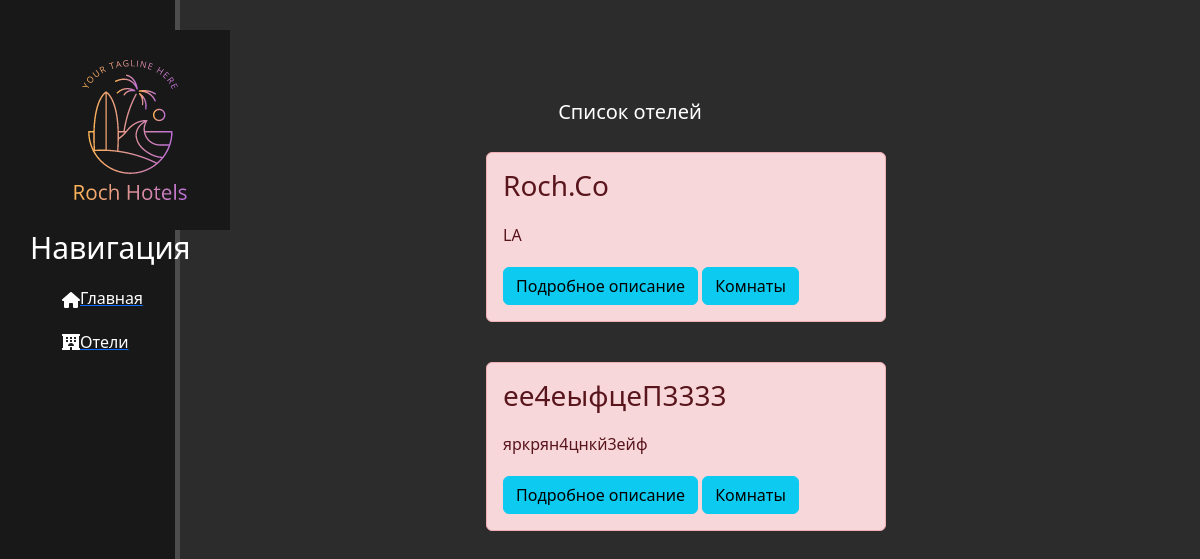
The app's page /hotels/, older data.
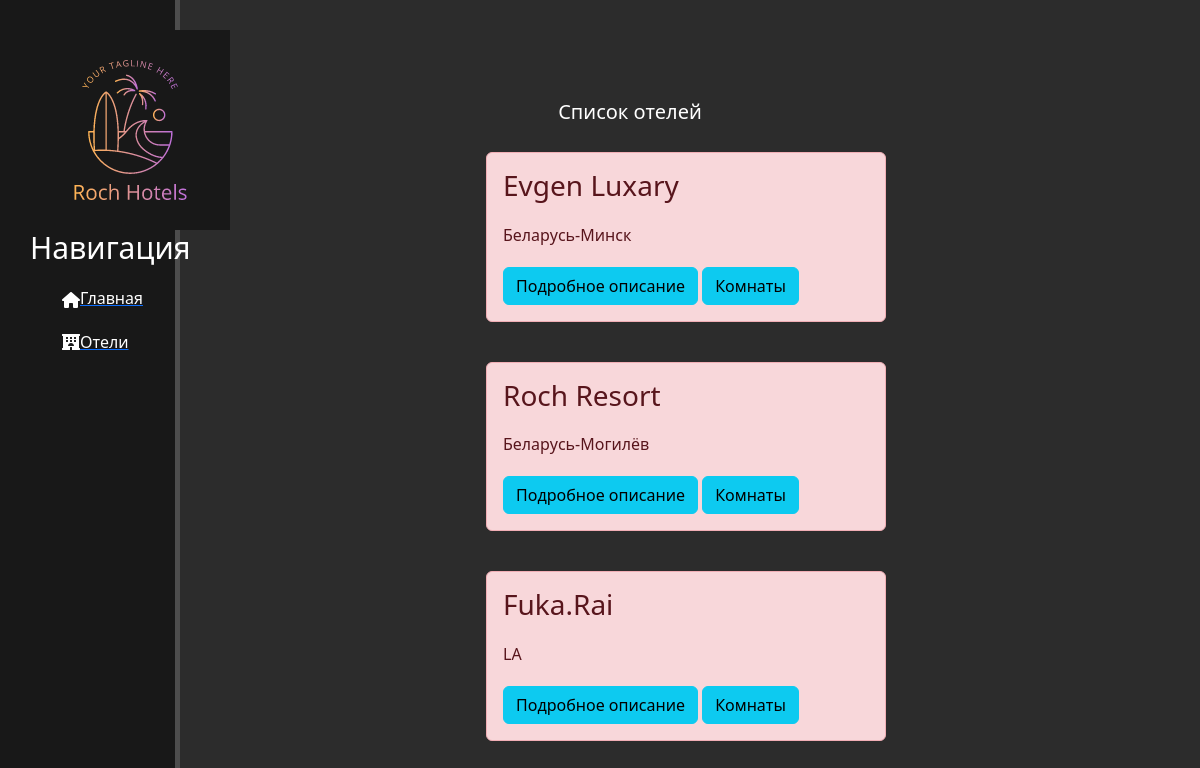
The same page, newer data.
### main/models.py (models this page shows, shortened)
class Hotel(models.Model):
    name = models.CharField(max_length=50)
    location = models.CharField(max_length=250)
    description = models.TextField()
    photos = models.ImageField(upload_to='hotel_images/', blank=False, null=False)
    rating = models.PositiveSmallIntegerField(default=0, choices=[(i,i) for i in range(1, 6)])
    created_at = models.DateTimeField(auto_now_add=True)
    updated_at = models.DateTimeField(auto_now=True)
    deleted_at = models.DateTimeField(null=True, blank=True)
    deleted = models.BooleanField(default=False)

### main/views.py (the view)
# urls.py: path('hotels/', views.hotels, name='hotels'),
def hotels(request):
    hotels = Hotel.objects.all()
    return render(request, 'main/hotels.html', {'hotels':hotels})

### main/templates/main/hotels.html (shortened to what this page needs)
{% extends 'main/layout.html' %}
{% block content %}
    <div class="features">
        <h1>Список отелей</h1>
        {% if hotels %}
            {% for el in hotels %}
                <div class="alert alert-danger">
                    <h3>{{ el.name }}</h3>
                    <p>{{ el.location }}</p>
                    <a href="{% url 'hotel-detail' el.id %}" class="btn btn-info">Подробное описание</a>
                    <a href="{% url 'room-list' pk=el.id %}" class="btn btn-info">Комнаты</a>
                </div>
            {% endfor %}
        {% else %}
            <p>К сожелению отелей нет</p>
        {% endif %}
    </div>
{% endblock %}

### main/templates/main/layout.html (shortened to what this page needs)
{% load static %}
<!doctype html>
<html lang="ru">
<head>
    <link rel="stylesheet" href="https://cdn.jsdelivr.net/npm/bootstrap@5.3.2/dist/css/bootstrap.min.css">
    <link rel="stylesheet" href="{% static 'main/css/main.css' %}">
    <link rel="stylesheet" href="https://use.fontawesome.com/releases/v5.8.2/css/all.css">
</head>
<body>
    <aside>
        <img src="{% static 'main/img/LogoHotelBlack.png' %}" alt="Логотип">
        <h3>Навигация</h3>
        <ul>
            <a href="{% url 'home' %}"><li>Главная</li></a>
            <a href="{% url 'hotels' %}"><li><i class="fas fa-hotel" style="color: #ffffff;"></i>Отели</li></a>
        </ul>
    </aside>
    <main>
        {% block content %}
        {% endblock %}
    </main>
</body>
</html>

### main/static/main/css/main.css (style rules this page uses)
body { background: #2c2c2c; }
aside { float: left; background: #181818; width: 15%; padding: 2.5%; height: 100vh; color: #fff; border-right: 5px solid #4d4d4d; }
aside img { width: 200px; float: left; }
aside h3 { margin-top: 50px; font-size: 30px; }
aside ul { list-style: none }
aside ul li { color: white; display: block; margin-top: 20px; transition: all .6s ease; }
main .features { float: left; color: white; margin-top: 100px; text-align: center; width: 75%; }
main .features h1 { font-size: 20px }
main .features p { max-width: 400px; margin: 20px auto }
.alert-danger { float: left; clear: both; width: 400px; margin: 20px 34%; text-align: left; }

Row changes from the older to the newer data that the page shows:
removed Hotel: name "Roch.Co", location "LA"
removed Hotel: name "ее4еыфцеП3333", location "яркрян4цнкй3ейф"
added Hotel: name "Evgen Luxary", location "Беларусь-Минск"
added Hotel: name "Roch Resort", location "Беларусь-Могилёв"
added Hotel: name "Fuka.Rai", location "LA"
